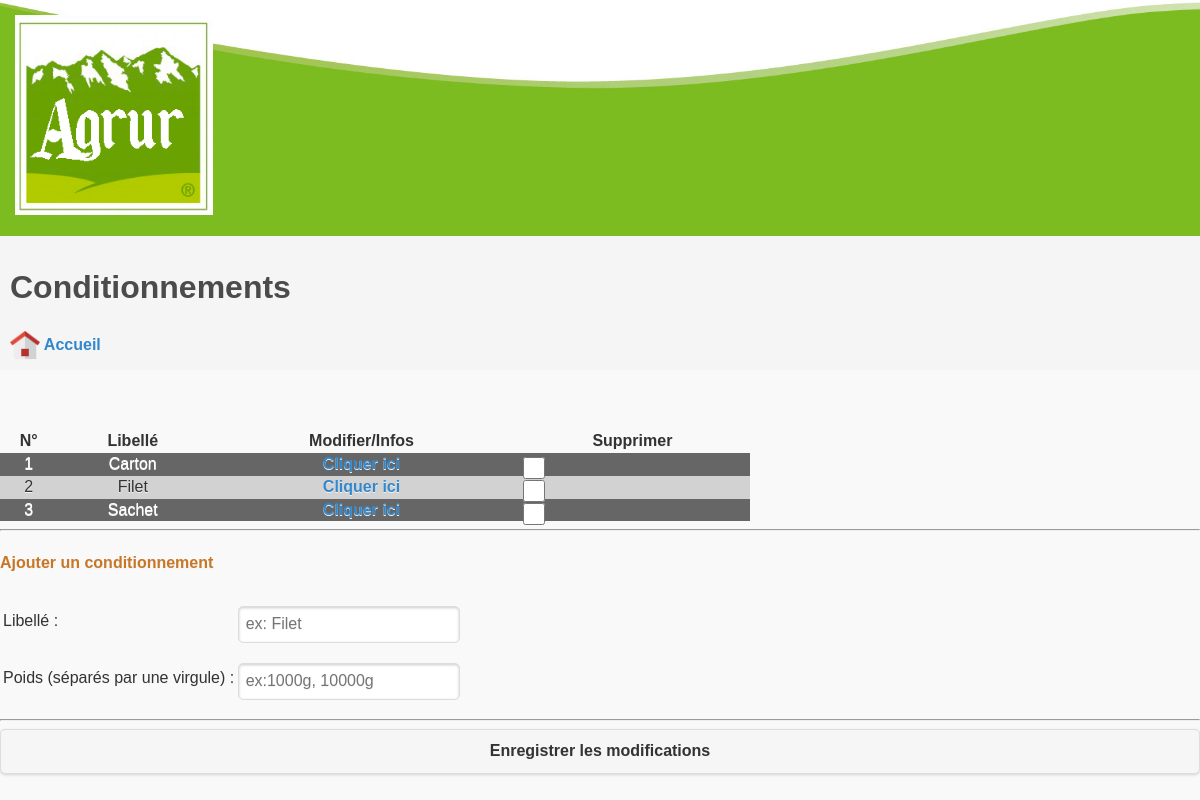
/interface/conditionnements.php, run on the app's committed database.
### tables this page shows
CREATE TABLE `conditionnement` (
`id_conditionnement` int(11) NOT NULL,
  `libelle_conditionnement` varchar(250) NOT NULL,
  `poids_conditionnement` int(11) NOT NULL,
  `id_lot` int(11) NOT NULL
);

### interface/conditionnements.php (the view, shortened to what this page needs)
<!DOCTYPE html>
<html lang="fr">
<head>
  <?php include('../common/head.php'); ?>
  <?php include('../src/bdd_connect.php'); ?>
</head>
<body>
  <header>
    <?php include('../common/header.php'); ?>
  </header>
  <div class="headline">
    <h1>Conditionnements</h1>
    <a href="espace_gestionnaire.php"><img src="../images/icones/home.png" height="30" align="absmiddle" > Accueil</a></a>
  </div>
  <div class="content-body">
      <div class="panel">
        <form method="POST" action="../src/src_conditionnements.php">
          <table class="tableau_gestion" style="width:750px;">
            <tr>
              <th>N°</th>
              <th>Libellé</th>
              <th>Modifier/Infos</th>
              <th>Supprimer</th>
            </tr>
            <?php
            $num_conditionnement = 1;
            $sql = $connexion->query('SELECT * FROM conditionnement GROUP BY libelle_conditionnement');
            while($donnees_conditionnement = $sql->fetch())
            {
              if($num_conditionnement % 2 == 1)
              {
                echo('<tr style="background-color:rgb(102, 102, 102); color:white; text-align:center;">');
              }
              else
              {
                echo('<tr style="background-color:rgb(210, 210, 210); text-align:center;">');
              }
              ?>
                <td><?php echo($num_conditionnement); ?></td>
                <td><?php echo($donnees_conditionnement['libelle_conditionnement']); ?></td>
                <td><a href="options_conditionnement.php?conditionnement=<?php echo($donnees_conditionnement['libelle_conditionnement']); ?>">Cliquer ici</a></td>
                <td><input type="checkbox" name="ckb_supprimer[]" value="<?php echo($donnees_conditionnement['libelle_conditionnement']); ?>"></td>
              </tr>
              <?php
              $num_conditionnement++;
            }
            ?>
            </table>
            <hr>
            <h4>Ajouter un conditionnement</h4>
            <table>
              <tr>
                <td><label for="txt_conditionnement">Libellé : </label></td>
                <td><input type="text" name="txt_conditionnement" placeholder="ex: Filet"></td>
              </tr>
              <tr>
                <td><label for="txt_poids">Poids (séparés par une virgule) :</label></td>
                <td><input type="text" name="txt_poids" placeholder="ex:1000g, 10000g"></td>
              </tr>
            </table>
            <hr>
            <input type="submit" value="Enregistrer les modifications" id="form_btn" style="float:right;">
          </form>
      </div>
  </div>
</body>
</html>

### style/main.css (style rules this page uses)
body { margin: 0px; font-family: Roboto; }
a { color: black; text-decoration: none; }
header { background-image: url(../images/footer.png); background-size: cover; background-repeat: no-repeat; }
.headline { height: auto; padding: 10px; margin-bottom: 60px; background-color: rgb(245, 245, 245); }
.tableau_gestion { border-collapse: collapse; }

### style/objects.css (style rules this page uses)
label { font-size: 12px; font-weight: bold; }
h1 { color: rgb(75, 75, 75); }
h4 { color: rgb(199, 119, 39); }

### data on the page
conditionnement: libelle_conditionnement "Carton"
conditionnement: libelle_conditionnement "Filet"
conditionnement: libelle_conditionnement "Sachet"
